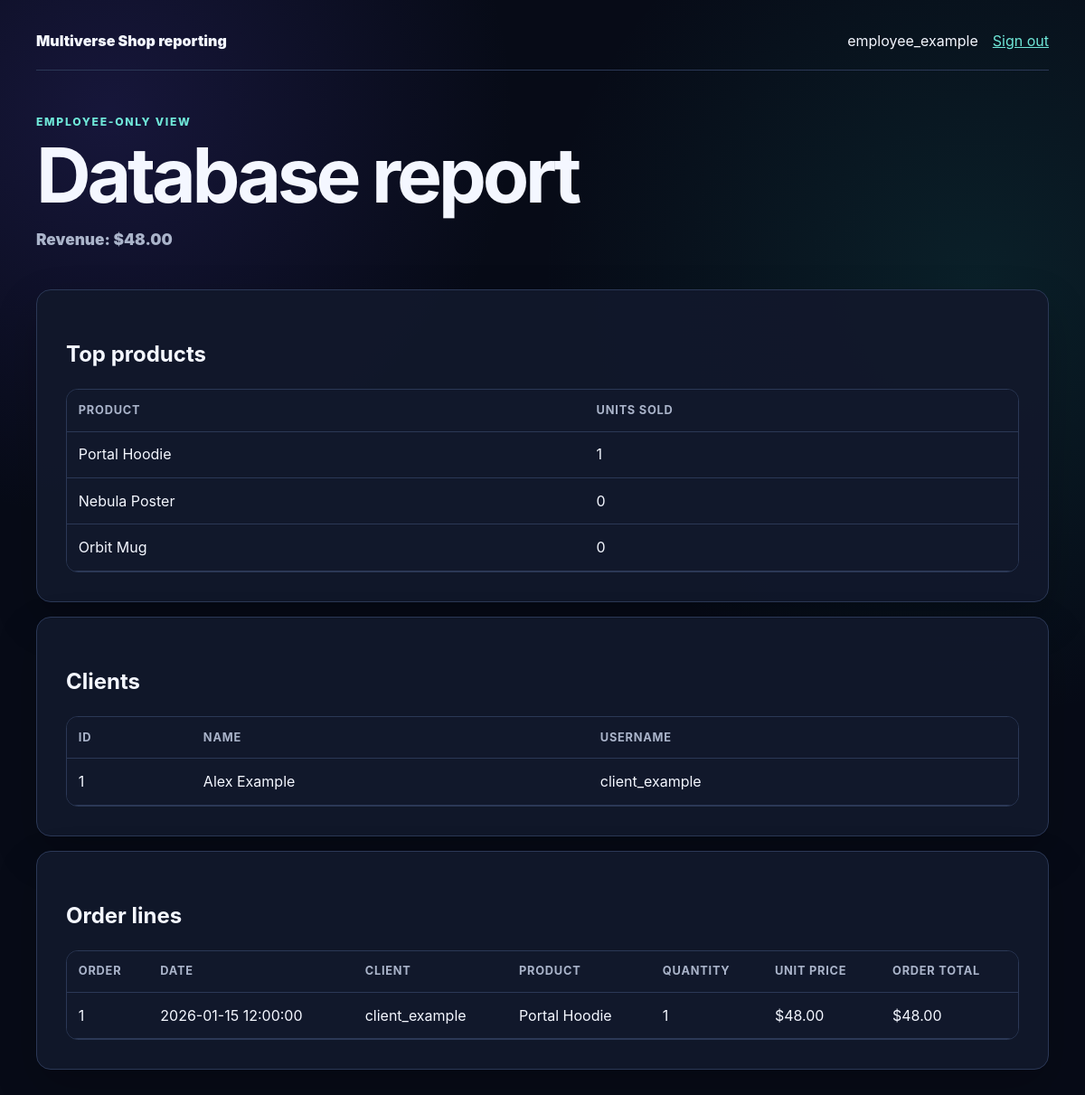
/employee.php (signed in), run on the app's committed database.
### tables this page shows
CREATE TABLE `CLIENT` (
  `Client_ID` int unsigned NOT NULL AUTO_INCREMENT,
  `FirstName` varchar(60) NOT NULL,
  `LastName` varchar(60) NOT NULL,
  `username` varchar(60) NOT NULL,
  `password` varchar(255) NOT NULL,
  PRIMARY KEY (`Client_ID`),
  UNIQUE KEY `client_username_unique` (`username`)
);

CREATE TABLE `ORDERS` (
  `Order_ID` bigint unsigned NOT NULL AUTO_INCREMENT,
  `Client_ID` int unsigned NOT NULL,
  `Order_Date` datetime NOT NULL DEFAULT CURRENT_TIMESTAMP,
  `Total_Amount` decimal(10,2) unsigned NOT NULL,
  PRIMARY KEY (`Order_ID`),
  KEY `orders_client_date_index` (`Client_ID`, `Order_Date`),
  CONSTRAINT `orders_client_fk`
    FOREIGN KEY (`Client_ID`) REFERENCES `CLIENT` (`Client_ID`)
    ON UPDATE CASCADE ON DELETE RESTRICT
);

CREATE TABLE `PRODUCT` (
  `Product_ID` int unsigned NOT NULL AUTO_INCREMENT,
  `Product_Stock` int unsigned NOT NULL DEFAULT 0,
  `Product_Name` varchar(120) NOT NULL,
  `Category_ID` int unsigned NOT NULL,
  `Product_Price` decimal(10,2) unsigned NOT NULL,
  PRIMARY KEY (`Product_ID`),
  KEY `product_category_index` (`Category_ID`),
  CONSTRAINT `product_category_fk`
    FOREIGN KEY (`Category_ID`) REFERENCES `PRODUCT_CATEGORY` (`Category_ID`)
    ON UPDATE CASCADE ON DELETE RESTRICT
);

CREATE TABLE `ORDER_ITEM` (
  `Order_ID` bigint unsigned NOT NULL,
  `Product_ID` int unsigned NOT NULL,
  `Quantity` int unsigned NOT NULL,
  `Unit_Price` decimal(10,2) unsigned NOT NULL,
  PRIMARY KEY (`Order_ID`, `Product_ID`),
  KEY `order_item_product_index` (`Product_ID`),
  CONSTRAINT `order_item_order_fk`
    FOREIGN KEY (`Order_ID`) REFERENCES `ORDERS` (`Order_ID`)
    ON UPDATE CASCADE ON DELETE CASCADE,
  CONSTRAINT `order_item_product_fk`
    FOREIGN KEY (`Product_ID`) REFERENCES `PRODUCT` (`Product_ID`)
    ON UPDATE CASCADE ON DELETE RESTRICT
);

### bootstrap.php (called while the page is built, shortened)
<?php
function escape(mixed $value): string
{
    return htmlspecialchars((string) $value, ENT_QUOTES | ENT_SUBSTITUTE, 'UTF-8');
}
function money_to_cents(string $amount): int
{
    if (!preg_match('/\A([0-9]+)(?:\.([0-9]{1,2}))?\z/', $amount, $matches)) {
        throw new InvalidArgumentException('Invalid money value.');
    }
    $fraction = str_pad($matches[2] ?? '', 2, '0');
    return ((int) $matches[1] * 100) + (int) $fraction;
}
function format_cents(int $amount): string
{
    return number_format($amount / 100, 2, '.', ',');
}
function current_user(): ?array
{
    $user = $_SESSION['user'] ?? null;
    return $user;
}
function require_role(string $role): array
{
    $user = current_user();
    return $user;
}

### employee.php (the view, shortened to what this page needs)
<?php
require_once __DIR__ . '/bootstrap.php';
$user = require_role('employee');
$connection = database();
$transactions = $connection->query(
    'SELECT O.Order_ID, O.Order_Date, O.Total_Amount, C.username,
            P.Product_Name, I.Quantity, I.Unit_Price
     FROM ORDERS O
     JOIN CLIENT C ON C.Client_ID = O.Client_ID
     JOIN ORDER_ITEM I ON I.Order_ID = O.Order_ID
     JOIN PRODUCT P ON P.Product_ID = I.Product_ID
     ORDER BY O.Order_Date DESC, O.Order_ID DESC'
)->fetch_all(MYSQLI_ASSOC);
$clients = $connection->query(
    'SELECT Client_ID, FirstName, LastName, username FROM CLIENT ORDER BY LastName, FirstName'
)->fetch_all(MYSQLI_ASSOC);
$topProducts = $connection->query(
    'SELECT P.Product_Name, COALESCE(SUM(I.Quantity), 0) AS Quantity_Sold
     FROM PRODUCT P
     LEFT JOIN ORDER_ITEM I ON I.Product_ID = P.Product_ID
     GROUP BY P.Product_ID, P.Product_Name
     ORDER BY Quantity_Sold DESC, P.Product_Name
     LIMIT 3'
)->fetch_all(MYSQLI_ASSOC);
$revenueRow = $connection->query(
    'SELECT COALESCE(SUM(Total_Amount), 0) AS Total_Revenue FROM ORDERS'
)->fetch_assoc();
?>
<!doctype html>
<html lang="en">
<head>
    <link rel="stylesheet" href="style.css">
</head>
<body>
<main class="shell">
    <nav class="nav">
        <span class="brand">Multiverse Shop reporting</span>
        <div>
            <span><?= escape($user['username']) ?></span>
            <form class="inline" action="logout.php" method="post">
                <button class="link-button" type="submit">Sign out</button>
            </form>
        </div>
    </nav>
    <header class="hero compact">
        <p class="eyebrow">Employee-only view</p>
        <h1>Database report</h1>
        <p class="metric">Revenue: $<?= escape(format_cents(money_to_cents((string) ($revenueRow['Total_Revenue'] ?? '0.00')))) ?></p>
    </header>
    <section class="panel">
        <h2>Top products</h2>
        <div class="table-wrap">
            <table><thead><tr><th>Product</th><th>Units sold</th></tr></thead><tbody>
            <?php foreach ($topProducts as $product): ?>
                <tr><td><?= escape($product['Product_Name']) ?></td><td><?= escape($product['Quantity_Sold']) ?></td></tr>
            <?php endforeach; ?>
            </tbody></table>
        </div>
    </section>
    <section class="panel">
        <h2>Clients</h2>
        <div class="table-wrap">
            <table><thead><tr><th>ID</th><th>Name</th><th>Username</th></tr></thead><tbody>
            <?php foreach ($clients as $client): ?>
                <tr>
                    <td><?= escape($client['Client_ID']) ?></td>
                    <td><?= escape($client['FirstName'] . ' ' . $client['LastName']) ?></td>
                    <td><?= escape($client['username']) ?></td>
                </tr>
            <?php endforeach; ?>
            </tbody></table>
        </div>
    </section>
    <section class="panel">
        <h2>Order lines</h2>
        <div class="table-wrap">
            <table><thead><tr><th>Order</th><th>Date</th><th>Client</th><th>Product</th><th>Quantity</th><th>Unit price</th><th>Order total</th></tr></thead><tbody>
            <?php foreach ($transactions as $transaction): ?>
                <tr>
                    <td><?= escape($transaction['Order_ID']) ?></td>
                    <td><?= escape($transaction['Order_Date']) ?></td>
                    <td><?= escape($transaction['username']) ?></td>
                    <td><?= escape($transaction['Product_Name']) ?></td>
                    <td><?= escape($transaction['Quantity']) ?></td>
                    <td>$<?= escape(format_cents(money_to_cents((string) $transaction['Unit_Price']))) ?></td>
                    <td>$<?= escape(format_cents(money_to_cents((string) $transaction['Total_Amount']))) ?></td>
                </tr>
            <?php endforeach; ?>
            </tbody></table>
        </div>
    </section>
</main>
</body>
</html>

### style.css (style rules this page uses)
:root { color-scheme: dark; --background: #070b17; --panel: #11182b; --panel-soft: #18223a; --text: #f4f7ff; --muted: #aab4ca; --accent: #6fe7d8; --accent-dark: #123f42; --danger: #ff8b8b; --success: #81e6a4; --border: #2b3856; }
* { box-sizing: border-box; }
body { margin: 0; min-height: 100vh; background: radial-gradient(circle at 10% 10%, rgba(72, 58, 170, 0.24), transparent 28rem), radial-gradient(circle at 90% 25%, rgba(28, 143, 135, 0.16), transparent 30rem), var(--background); color: var(--text); font-family: Inter, ui-sans-serif, system-ui, -apple-system, BlinkMacSystemFont, "Segoe UI", sans-serif; line-height: 1.55; }
button, input, select { font: inherit; }
button, select { cursor: pointer; }
.shell { width: min(1120px, calc(100% - 2rem)); margin: 0 auto; padding: 1.25rem 0 4rem; }
.hero { padding: 5rem 0 2.5rem; }
.hero.compact { padding: 3rem 0 1.5rem; }
.hero h1, .panel h1 { margin: 0; font-size: clamp(2.3rem, 7vw, 5.5rem); line-height: 0.98; letter-spacing: -0.05em; }
.hero p:not(.eyebrow) { max-width: 48rem; color: var(--muted); font-size: 1.08rem; }
.eyebrow { margin: 0 0 0.5rem; color: var(--accent); font-size: 0.76rem; font-weight: 800; letter-spacing: 0.14em; text-transform: uppercase; }
.panel, .product-card { border: 1px solid var(--border); border-radius: 1rem; background: rgba(17, 24, 43, 0.94); box-shadow: 0 1.2rem 3rem rgba(0, 0, 0, 0.2); }
.panel { margin-bottom: 1rem; padding: clamp(1.25rem, 4vw, 2rem); }
.nav { display: flex; align-items: center; justify-content: space-between; gap: 1rem; border-bottom: 1px solid var(--border); padding: 0.8rem 0 1.2rem; }
.nav div { display: flex; flex-wrap: wrap; align-items: center; gap: 1rem; }
.brand { color: var(--text); font-weight: 900; text-decoration: none; }
.inline { display: inline; }
.link-button { border: 0; background: transparent; color: var(--accent); padding: 0; text-decoration: underline; }
.price, .metric { color: var(--accent); font-size: 1.5rem; font-weight: 900; }
.table-wrap { overflow-x: auto; border: 1px solid var(--border); border-radius: 0.8rem; }
table { width: 100%; border-collapse: collapse; background: var(--panel); }
th, td { border-bottom: 1px solid var(--border); padding: 0.8rem; text-align: left; vertical-align: top; }
th { color: var(--muted); font-size: 0.8rem; letter-spacing: 0.06em; text-transform: uppercase; }

### data on the page
client: Client_ID "1", FirstName+LastName "Alex Example", username "client_example"
orders: Order_ID "1", Order_Date "2026-01-15 12:00:00", Client_ID.username "client_example", product.Product_Name "Portal Hoodie", order_item.Quantity "1", order_item.Unit_Price "48.00", Total_Amount "48.00"

### other printed values
$user['username'] "employee_example"
$product['Product_Name'] "Portal Hoodie"
$product['Quantity_Sold'] "1"
$product['Product_Name'] "Nebula Poster"
$product['Quantity_Sold'] "0"
$product['Product_Name'] "Orbit Mug"
